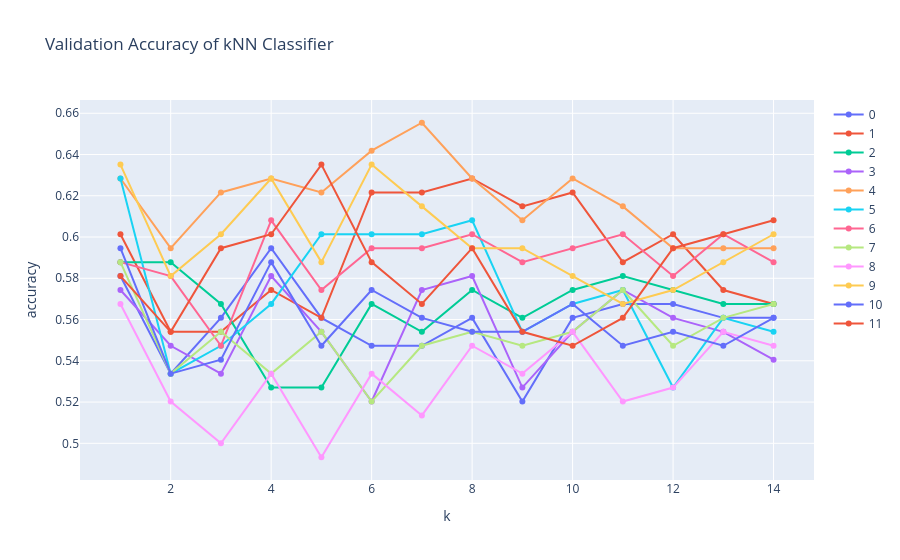

The cell this chart's notebook holds for it:
### Code cell
# fig = go.Figure()
# for i,combo in enumerate(chain.from_iterable(combinations(features,i) for i in range(num_features-1,num_features))):
#     fig.add_trace(go.Scatter(x=k,y=val_accuracy[i],name=str(combo)))
# fig.update_layout(title={'text':'Validation Accuracy of kNN Classifier'},xaxis={'title':{'text':'k'}},yaxis={'title':{'text':'accuracy'}})
# fig.show()
fig = go.Figure()
for i in range(num_features):
    combo = list(range(num_features))
    combo.remove(i)
    fig.add_trace(go.Scatter(x=k,y=val_accuracy[i],name=str(i)))
fig.update_layout(title={'text':'Validation Accuracy of kNN Classifier'},xaxis={'title':{'text':'k'}},yaxis={'title':{'text':'accuracy'}})
fig.show()
pio.write_image(fig, save_file)

### Figure 1 — Plotly figure (JSON) as saved in the notebook; plotly's stock layout.template omitted (floating-point values rounded to 4 significant figures)
{"data": [{"name": "0", "type": "scatter", "x": [1, 2, 3, 4, 5, 6, 7, 8, 9, 10, 11, 12, 13, 14], "y": [0.5811, 0.5338, 0.5608, 0.5946, 0.5608, 0.5473, 0.5473, 0.5608, 0.5203, 0.5608, 0.5676, 0.5676, 0.5608, 0.5608]}, {"name": "1", "type": "scatter", "x": [1, 2, 3, 4, 5, 6, 7, 8, 9, 10, 11, 12, 13, 14], "y": [0.6014, 0.5541, 0.5541, 0.5743, 0.5608, 0.6216, 0.6216, 0.6284, 0.6149, 0.6216, 0.5878, 0.6014, 0.5743, 0.5676]}, {"name": "2", "type": "scatter", "x": [1, 2, 3, 4, 5, 6, 7, 8, 9, 10, 11, 12, 13, 14], "y": [0.5878, 0.5878, 0.5676, 0.527, 0.527, 0.5676, 0.5541, 0.5743, 0.5608, 0.5743, 0.5811, 0.5743, 0.5676, 0.5676]}, {"name": "3", "type": "scatter", "x": [1, 2, 3, 4, 5, 6, 7, 8, 9, 10, 11, 12, 13, 14], "y": [0.5743, 0.5473, 0.5338, 0.5811, 0.5541, 0.5203, 0.5743, 0.5811, 0.527, 0.5541, 0.5743, 0.5608, 0.5541, 0.5405]}, {"name": "4", "type": "scatter", "x": [1, 2, 3, 4, 5, 6, 7, 8, 9, 10, 11, 12, 13, 14], "y": [0.6284, 0.5946, 0.6216, 0.6284, 0.6216, 0.6419, 0.6554, 0.6284, 0.6081, 0.6284, 0.6149, 0.5946, 0.5946, 0.5946]}, {"name": "5", "type": "scatter", "x": [1, 2, 3, 4, 5, 6, 7, 8, 9, 10, 11, 12, 13, 14], "y": [0.6284, 0.5338, 0.5473, 0.5676, 0.6014, 0.6014, 0.6014, 0.6081, 0.5541, 0.5676, 0.5743, 0.527, 0.5608, 0.5541]}, {"name": "6", "type": "scatter", "x": [1, 2, 3, 4, 5, 6, 7, 8, 9, 10, 11, 12, 13, 14], "y": [0.5878, 0.5811, 0.5473, 0.6081, 0.5743, 0.5946, 0.5946, 0.6014, 0.5878, 0.5946, 0.6014, 0.5811, 0.6014, 0.5878]}, {"name": "7", "type": "scatter", "x": [1, 2, 3, 4, 5, 6, 7, 8, 9, 10, 11, 12, 13, 14], "y": [0.5878, 0.5338, 0.5541, 0.5338, 0.5541, 0.5203, 0.5473, 0.5541, 0.5473, 0.5541, 0.5743, 0.5473, 0.5608, 0.5676]}, {"name": "8", "type": "scatter", "x": [1, 2, 3, 4, 5, 6, 7, 8, 9, 10, 11, 12, 13, 14], "y": [0.5676, 0.5203, 0.5, 0.5338, 0.4932, 0.5338, 0.5135, 0.5473, 0.5338, 0.5541, 0.5203, 0.527, 0.5541, 0.5473]}, {"name": "9", "type": "scatter", "x": [1, 2, 3, 4, 5, 6, 7, 8, 9, 10, 11, 12, 13, 14], "y": [0.6351, 0.5811, 0.6014, 0.6284, 0.5878, 0.6351, 0.6149, 0.5946, 0.5946, 0.5811, 0.5676, 0.5743, 0.5878, 0.6014]}, {"name": "10", "type": "scatter", "x": [1, 2, 3, 4, 5, 6, 7, 8, 9, 10, 11, 12, 13, 14], "y": [0.5946, 0.5338, 0.5405, 0.5878, 0.5473, 0.5743, 0.5608, 0.5541, 0.5541, 0.5676, 0.5473, 0.5541, 0.5473, 0.5608]}, {"name": "11", "type": "scatter", "x": [1, 2, 3, 4, 5, 6, 7, 8, 9, 10, 11, 12, 13, 14], "y": [0.5811, 0.5541, 0.5946, 0.6014, 0.6351, 0.5878, 0.5676, 0.5946, 0.5541, 0.5473, 0.5608, 0.5946, 0.6014, 0.6081]}], "layout": {"title": {"text": "Validation Accuracy of kNN Classifier"}, "xaxis": {"title": {"text": "k"}}, "yaxis": {"title": {"text": "accuracy"}}}}
